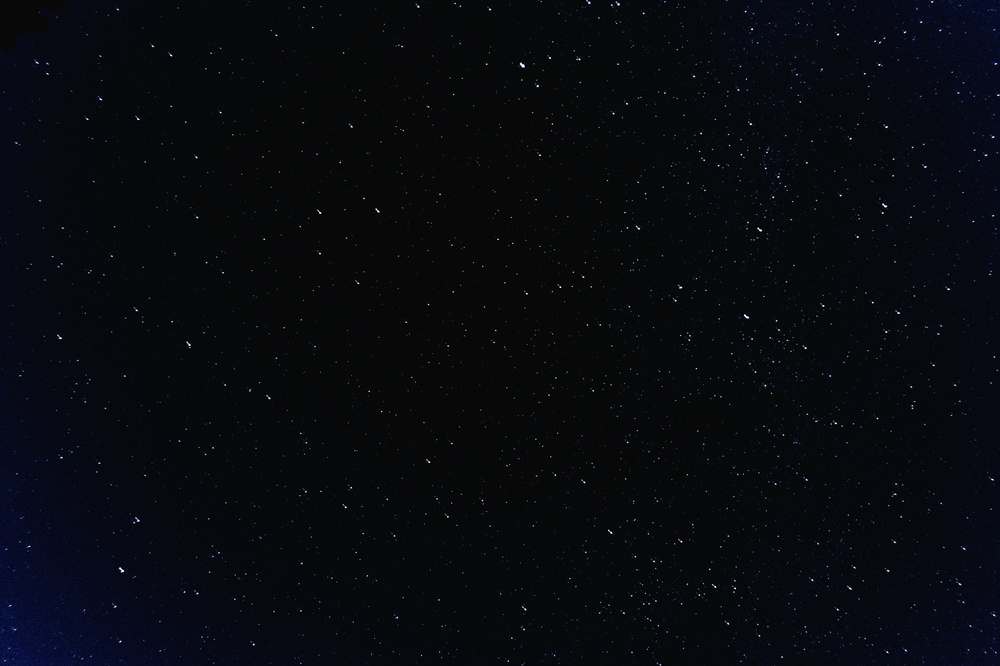
#> input picture Star1_W1.jpg, 1000 x 666 px, shrunk from 5456 x 3632 before the run
$ python build_triangles.py
#> lines starting #> are read from the running program, lines starting #| are printed output that depends on the picture; after the words box and inside, x2 and y2 are one past the last pixel; in counts of white or black regions, pixels touching at a corner belong together
### extract_stars.py
import cv2
import numpy as np
import matplotlib.pyplot as plt

def extract_stars(image_path, sigma_multiplier = 3.0, max_stars = 50, min_area = 3, max_area = 500):
    #1.Load the image and convert to grayscale
#> called with image_path = 'Star1_W1.jpg', sigma_multiplier = 3, max_stars = 50, min_area = 3, max_area = 500
    img = cv2.imread(image_path)
#> img is the input picture: shape (666, 1000, 3); mean B, G, R 14.6, 9.2, 7.8
    if img is None:
        raise FileNotFoundError(f"Could not load image at {image_path}")

    gray = cv2.cvtColor(img, cv2.COLOR_BGR2GRAY)
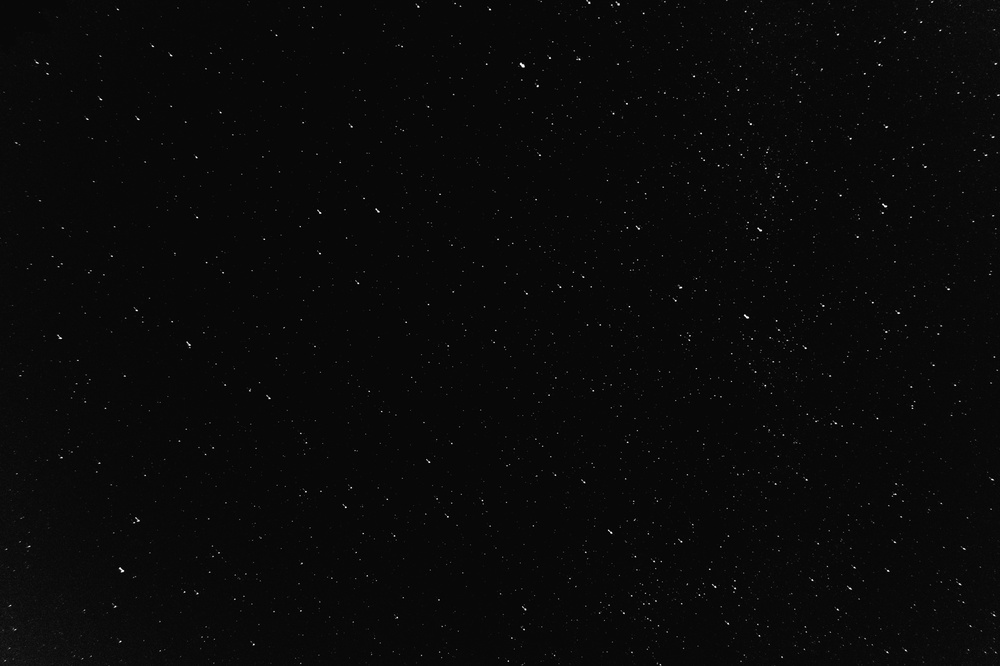
#> gray: shape (666, 1000); min 0, max 255, mean 9.4
    blurred = cv2.GaussianBlur(gray, (3, 3), 0)

    #2. Dynammic Adaptive Thresholding (I_thresh = M + k * o)
    mean_val, std_val = np.mean(blurred), np.std(blurred)
#> mean_val = 9.4; std_val = 4.76
    threshold_val = mean_val + (sigma_multiplier * std_val)
#> threshold_val = 23.67
    _, thresh_mask =cv2.threshold(blurred, threshold_val, 255, cv2.THRESH_BINARY)
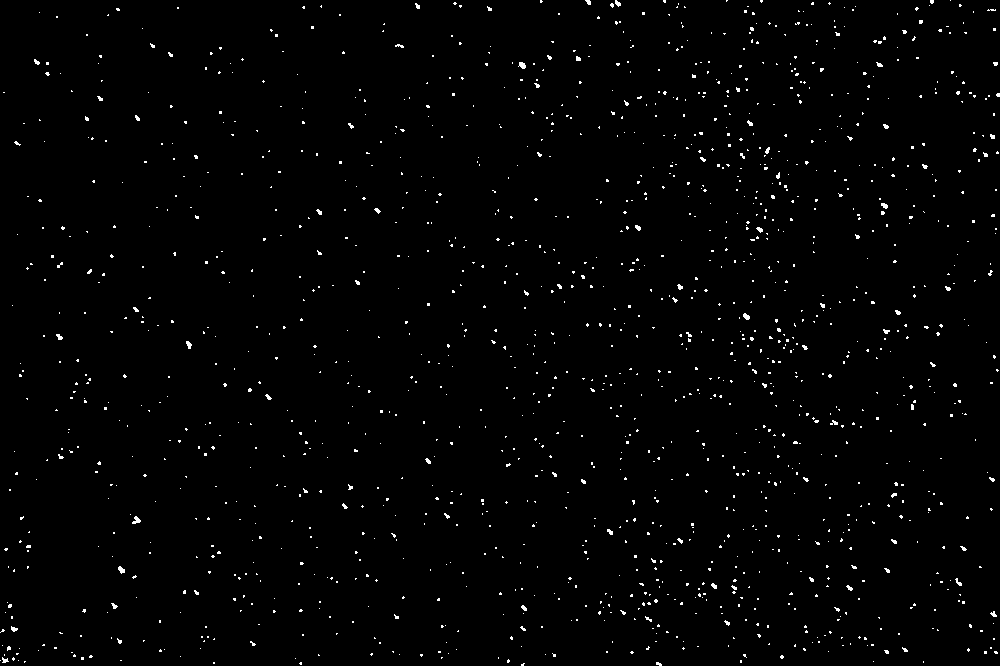
#> thresh_mask: shape (666, 1000); 1.2% white in thin lines or dots
    thresh_mask = thresh_mask.astype(np.uint8)

    #3. Find contours and spacial moments
    contours, _ = cv2.findContours(thresh_mask, cv2.RETR_EXTERNAL, cv2.CHAIN_APPROX_SIMPLE)
#> contours = 1493 contours, 1488 with area under 20; largest, box (x1, y1, x2, y2) and area: (132, 516, 141, 524) 28, (518, 62, 526, 69) 27, (118, 566, 125, 574) 25, (743, 313, 750, 320) 24, (186, 341, 192, 349) 21

    stars = []
    for cnt in contours:
        M = cv2.moments(cnt)
        brightness = M["m00"]

        if brightness <= 0 or not (min_area <= brightness<= max_area):
            continue

        #Sub-pixels controid coordinates
        cx = M["m10"] / brightness
        cy = M["m01"] / brightness

        #reject ling streaks (satellites or plane )
        if len(cnt)>= 5:
            _, (d1, d2), _ = cv2.fitEllipse(cnt)
            if d1 > 0 and d2 > 0:
                aspect_ratio = min(d1, d2) / max(d1,d2)
                if aspect_ratio < 0.65:
                    continue
        stars.append((cx, cy, brightness))
#> this loop made 1493 passes
#> (brightness, cx, cy, d1, d2, aspect_ratio) on passes 1, 2, 3, 12, 17, 18, 20, 21, 22, 24, 27, 29: (3, 522.3, 664.2, 1.98, 3.59, 0.55), (9.5, 658.4, 663.5, 2.52, 6.58, 0.383), (3, 300.2, 663, 2.12, 3, 0.707), (4.5, 507.9, 660.6, 2.21, 3.3, 0.669), (4, 13, 658.5, 2.12, 3, 0.707), (14.5, 4.53, 660, 5.73, 6.52, 0.879), (7, 781.5, 656.5, 3.16, 3.16, 1), (4.5, 90.37, 656.1, 2.21, 3.3, 0.669), (3.5, 744.1, 654.9, 2.17, 4.76, 0.456), (3, 421, 654.8, 2.12, 3, 0.707), (3, 74, 655.2, 2.12, 3, 0.707), (4, 554, 655, 0.0506, 0.0506, 1)
#> (brightness, cx, cy, d1, d2) on pass 209: (4, 733.5, 592, 2.12, 3)
#> after the loop, stars = 304 items, first 6: (300.2, 663, 3), (507.9, 660.6, 4.5), (82, 658, 4), (13, 658.5, 4), (4.53, 660, 14.5), (781.5, 656.5, 7)

    # Sort by brightness desc. and return top
    stars.sort(key=lambda s: s[2], reverse=True)
    return stars[:max_stars],img

# [18 lines left out: function visualize_results, not called in this run]

# [12 lines that do not run on import are left out]

### build_triangles.py
import itertools
import math
from extract_stars import extract_stars

def euclidean_distance(p1, p2):
    """Calculates distance between two point tuples (x1, y1) and (x2, y2) """
    return math.hypot(p2[0] - p1[0], p2[1] - p1[1])

def generate_triangles(stars, max_stars_to_triangulate = 30, min_side_px=5.0):
    """
    Generates all unique 3 star combinations and computes invariant feature ratios.

    Parameters:
        stars: List of tuples (x, y, brightness)
        max_stars_to_triangulate: Limits input star count to prevent combinatorial explosion.
        min_side_px: Filters out tiny triangles that are likely noise or artifacts.

    Returns:
        List of dictionaries containing indicies, side lengths, and ratio tuples (a/c, b/c).
    """

    #focus on top n brightest stars
    tri_stars = stars[:max_stars_to_triangulate]
    num_stars = len(tri_stars)

    triangles = []

    #iterate over unique index triplets
    for i, j, k in itertools.combinations(range(num_stars), 3):
        p1, p2, p3 = tri_stars[i], tri_stars[j], tri_stars[k]

        #calc 3 side lengths
        d12 = euclidean_distance(p1, p2)
        d23 = euclidean_distance(p2, p3)
        d31 = euclidean_distance(p3, p1)

        #sort sides such that a <= b <= c
        sides = sorted ([d12, d23, d31])
        a, b, c = sides[0], sides[1], sides[2]

        #filter out smaller triangles
        if a < min_side_px or c == 0:
            continue

        #scale and rotate invariant ratio pair
        ratio_a_c = a/c
        ratio_b_c = b/c

        triangles.append({
            "star_indicies": (i,j,k),
            "sides": (a, b, c),
            "invariants": (ratio_a_c, ratio_b_c),
            "coords": ((p1[0], p1[1]), (p2[0], p2[1]), (p3[0], p3[1]))
        })
    return triangles

if __name__ =="__main__":
    TEST_IMAGE = "Star1_W1.jpg"

    print(f"Extracting star centroids from {TEST_IMAGE}...")
    stars, _ = extract_stars(TEST_IMAGE, sigma_multiplier= 3.0, max_stars= 50)
#> stars = 50 items, first 6: (522, 64.92, 27), (759.3, 229.2, 17), (993.2, 613.9, 15), (679.5, 286.6, 15), (377.1, 210.2, 15), (4.53, 660, 14.5)

    print(f"Generating invariant triangles from top 30 stars...")
    triangles = generate_triangles(stars, max_stars_to_triangulate = 30)
#> in generate_triangles, `tri_stars = stars[:max_stars_to_triangulate]`: tri_stars = 30 items, first 6: (522, 64.92, 27), (759.3, 229.2, 17), (993.2, 613.9, 15), (679.5, 286.6, 15), (377.1, 210.2, 15), (4.53, 660, 14.5)
#> in generate_triangles, `num_stars = len(tri_stars)`: num_stars = 30
#> the loop in generate_triangles, `for i, j, k in itertools.combinations(range(num_stars), 3):` made 4060 passes
#> (p3, d23, d31, a, b, c, ratio_a_c, ratio_b_c) on passes 1 to 3: ((993.2, 613.9, 15), 450.3, 723.5, 288.6, 450.3, 723.5, 0.399, 0.622), ((679.5, 286.6, 15), 98.3, 271.9, 98.3, 271.9, 288.6, 0.341, 0.942), ((377.1, 210.2, 15), 382.7, 205.2, 205.2, 288.6, 382.7, 0.536, 0.754)

    print(f"Generated {len(triangles)} unique star triangles. \n")
#| Generated 4060 unique star triangles.
    print(f"Sample Triangle Freature Invariants: ")
    for idx, tri in enumerate(triangles[5:10], 1):
        i, j, k = tri["star_indicies"]
        r1, r2 = tri["invariants"]
        a, b, c = tri["sides"]
        print(f"    Triangle {idx}:")
        print(f"        Star Indices: {i}, {j}, {k}")
        print(f"        Side Lengths: a={a:.2f}, b={b:.2f}, c={c:.2f}")
        print(f"        Invariant Tuple: a/c={r1:.3f}, b/c={r2:.3f}")
#> this loop made 5 passes
#> (printed output is left out)
